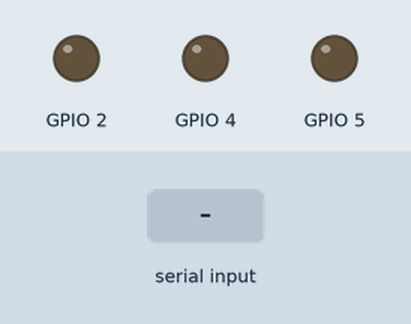
Recording of a sketch running on a simulated ESP32. On the bench: output pins drawn as LEDs (lit = HIGH). The test bench sets the inputs (shaded band). What the sketch prints to the serial monitor is not drawn.

Above: at 1.2 s.
1.3 s: "GREEN\n" received over Serial
At 1.9 s:
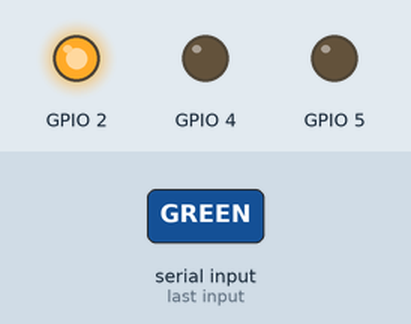
2.8 s: "YELLOW\n" received over Serial
At 3.1 s:
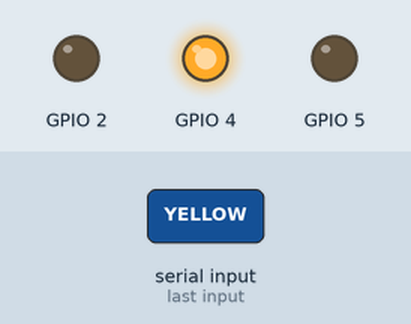
4.3 s: "RED\n" received over Serial
At 5.4 s:
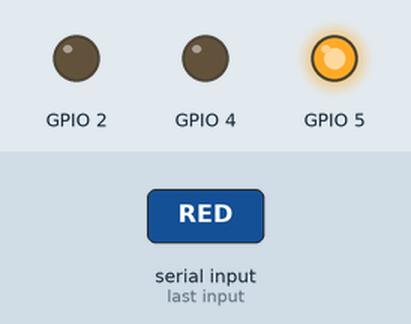
Timing chart, 0 to 7.3 s (numbered marks = the images above; inputs shaded):
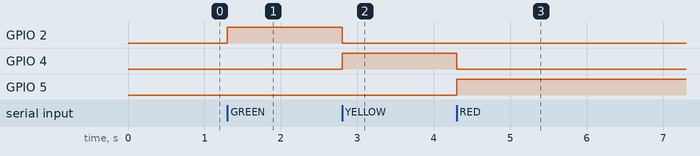

The sketch:

esp32_example.ino
```cpp
// Optional ESP32 prototype example for a local test bench.
// This does not control live traffic infrastructure.

const char *ssid = "AELMS_TEST_WIFI";
const char *password = "test-password";

void setup() {
  Serial.begin(115200);
  pinMode(2, OUTPUT);
  pinMode(4, OUTPUT);
  pinMode(5, OUTPUT);
  Serial.println("AELMS ESP32 demo ready. Simulation only.");
}

void loop() {
  if (Serial.available() > 0) {
    String command = Serial.readStringUntil('\n');
    command.trim();

    if (command == "GREEN") {
      digitalWrite(2, HIGH);
      digitalWrite(4, LOW);
      digitalWrite(5, LOW);
    } else if (command == "YELLOW") {
      digitalWrite(2, LOW);
      digitalWrite(4, HIGH);
      digitalWrite(5, LOW);
    } else if (command == "RED") {
      digitalWrite(2, LOW);
      digitalWrite(4, LOW);
      digitalWrite(5, HIGH);
    }
  }
}
```

Measured:
- after the input at 1.3 s, GPIO 2: LOW → HIGH at once
- after the input at 2.8 s, GPIO 2: HIGH → LOW at once; GPIO 4: LOW → HIGH at once
- after the input at 4.3 s, GPIO 4: HIGH → LOW at once; GPIO 5: LOW → HIGH at once
